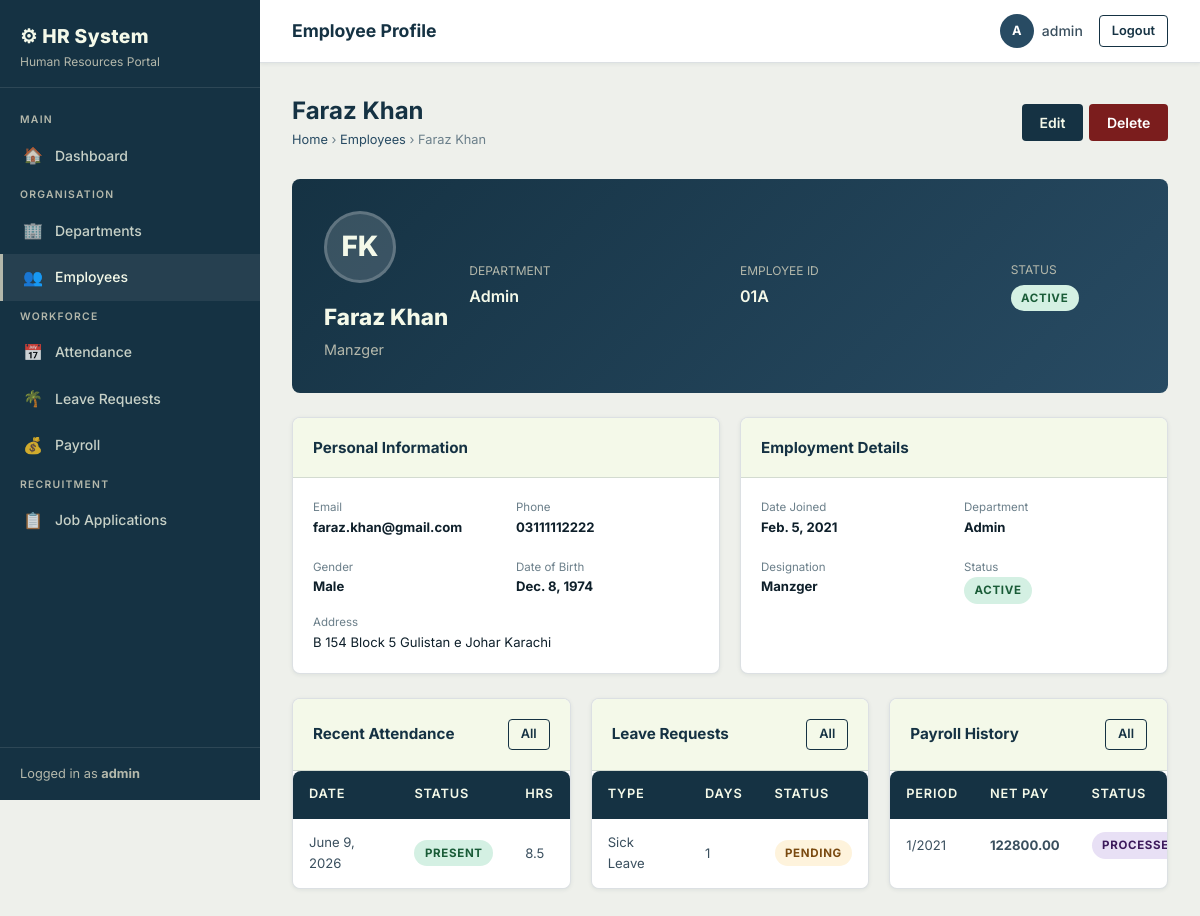
The page /employees/1/ (signed in) on the database as committed earlier.
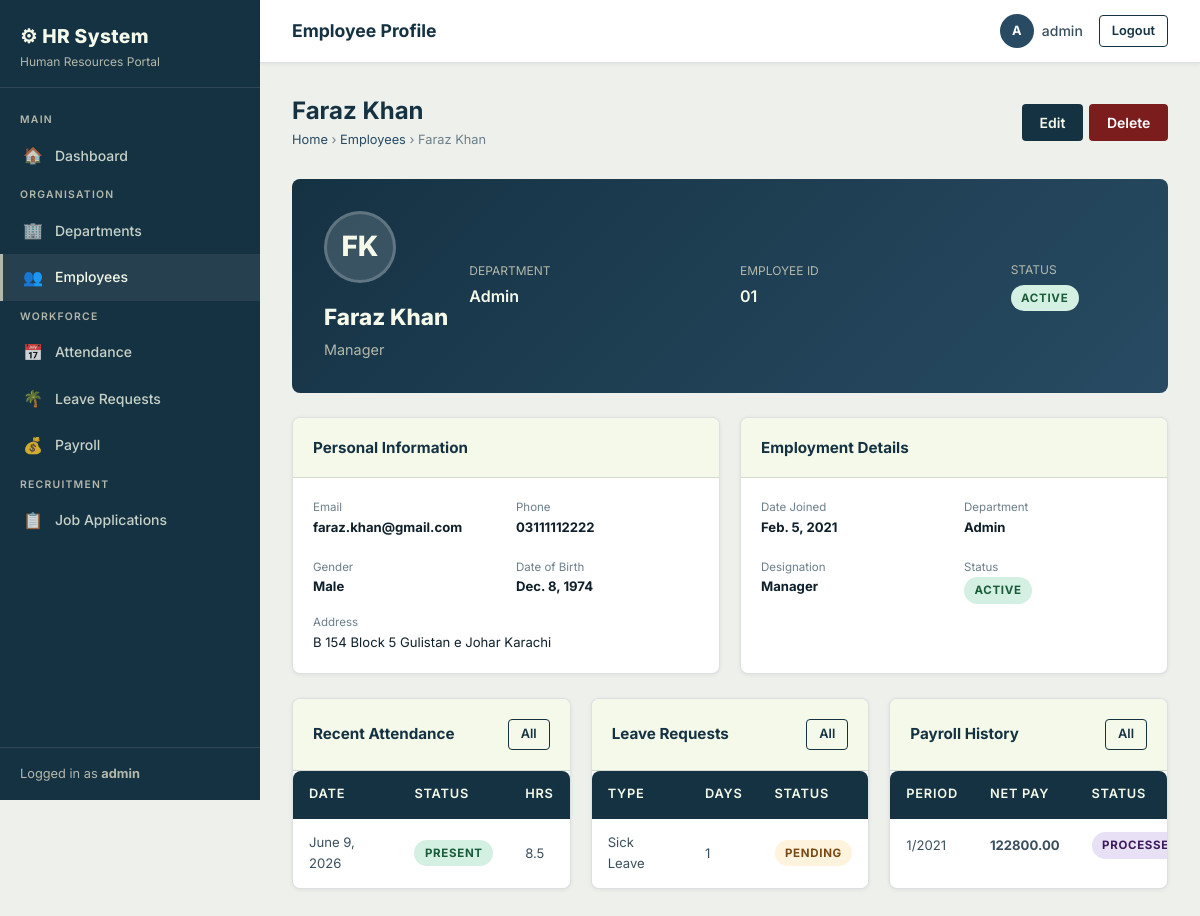
The same page on the database as committed later.
### employees/models.py (models this page shows, shortened)
class Employee(models.Model):
    GENDER_CHOICES = [('M', 'Male'), ('F', 'Female'), ('O', 'Other')]
    STATUS_CHOICES = [('active', 'Active'), ('inactive', 'Inactive'), ('on_leave', 'On Leave')]
    user = models.OneToOneField(User, on_delete=models.CASCADE, null=True, blank=True)
    employee_id = models.CharField(max_length=20, unique=True)
    first_name = models.CharField(max_length=100)
    last_name = models.CharField(max_length=100)
    email = models.EmailField(unique=True)
    phone = models.CharField(max_length=20, blank=True)
    gender = models.CharField(max_length=1, choices=GENDER_CHOICES, blank=True)
    date_of_birth = models.DateField(null=True, blank=True)
    address = models.TextField(blank=True)
    department = models.ForeignKey(Department, on_delete=models.SET_NULL, null=True, blank=True, related_name='employees')
    designation = models.CharField(max_length=100, blank=True)
    date_joined = models.DateField()
    status = models.CharField(max_length=10, choices=STATUS_CHOICES, default='active')
    created_at = models.DateTimeField(auto_now_add=True)
    def full_name(self):
        return f"{self.first_name} {self.last_name}"

class Department(models.Model):
    name = models.CharField(max_length=100)
    code = models.CharField(max_length=10, unique=True)
    description = models.TextField(blank=True)
    manager = models.ForeignKey(
        'Employee', null=True, blank=True,
        on_delete=models.SET_NULL, related_name='managed_departments'
    )
    created_at = models.DateTimeField(auto_now_add=True)

### employees/views.py (the view)
# urls.py: path('employees/<int:pk>/', views.employee_detail, name='employee_detail'),
@login_required
def employee_detail(request, pk):
    emp = get_object_or_404(Employee, pk=pk)
    attendance = emp.attendance_records.order_by('-date')[:10]
    leaves = emp.leave_requests.order_by('-applied_on')[:5]
    payrolls = emp.payrolls.order_by('-year', '-month')[:6]
    return render(request, 'employees/employee_detail.html', {
        'emp': emp, 'attendance': attendance, 'leaves': leaves, 'payrolls': payrolls
    })

### employees/models.py (called while the page is built)
    def hours_worked(self):
        if self.check_in and self.check_out:
            from datetime import datetime, date
            ci = datetime.combine(date.today(), self.check_in)
            co = datetime.combine(date.today(), self.check_out)
            diff = co - ci
            return round(diff.seconds / 3600, 2)
        return 0

    def total_days(self):
        return (self.end_date - self.start_date).days + 1

    def gross_salary(self):
        return (self.basic_salary + self.house_rent + self.medical_allowance +
                self.transport_allowance + self.other_allowances)

    def total_deductions(self):
        return self.tax_deduction + self.other_deductions

    def net_salary(self):
        return self.gross_salary() - self.total_deductions()

### employees/templates/employees/employee_detail.html (shortened to what the changed rows need)
{% extends 'employees/base.html' %}
{% block content %}
<div class="page-header">
  <div>
    <h2>{{ emp.full_name }}</h2>
    <div class="breadcrumb">
      <a href="{% url 'dashboard' %}">Home</a> ›
      <a href="{% url 'employee_list' %}">Employees</a> ›
      {{ emp.full_name }}
    </div>
  </div>
</div>
<div class="profile-header">
  <div class="row-7 grid-container" style="align-items:center;">
    <div class="grid-item">
      <div class="profile-avatar">{{ emp.first_name|first }}{{ emp.last_name|first }}</div>
      <div class="profile-name">{{ emp.full_name }}</div>
      <div class="profile-designation">{{ emp.designation|default:"Employee" }}</div>
    </div>
    <div class="grid-item">
      <div style="color:var(--sage); font-size:0.75rem; margin-bottom:0.25rem;">DEPARTMENT</div>
      <div style="color:var(--cream); font-weight:600;">{{ emp.department.name|default:"—" }}</div>
    </div>
    <div class="grid-item">
      <div style="color:var(--sage); font-size:0.75rem; margin-bottom:0.25rem;">EMPLOYEE ID</div>
      <div style="color:var(--cream); font-weight:600;">{{ emp.employee_id }}</div>
    </div>
    <div class="grid-item">
      <div style="color:var(--sage); font-size:0.75rem; margin-bottom:0.25rem;">STATUS</div>
      <span class="badge badge-{{ emp.status }}">{{ emp.get_status_display }}</span>
    </div>
  </div>
</div>
<div class="row-2 grid-container" style="margin-bottom:1.5rem;">
  <div class="grid-item card">
    <div class="card-body">
      <div class="row-2 grid-container">
        <div class="grid-item">
          <div class="text-xs text-muted">Email</div>
          <div class="text-sm fw-bold">{{ emp.email }}</div>
        </div>
        <div class="grid-item">
          <div class="text-xs text-muted">Phone</div>
          <div class="text-sm fw-bold">{{ emp.phone|default:"—" }}</div>
        </div>
        <div class="grid-item">
          <div class="text-xs text-muted">Gender</div>
          <div class="text-sm fw-bold">{{ emp.get_gender_display|default:"—" }}</div>
        </div>
        <div class="grid-item">
          <div class="text-xs text-muted">Date of Birth</div>
          <div class="text-sm fw-bold">{{ emp.date_of_birth|default:"—" }}</div>
        </div>
      </div>
      {% if emp.address %}
      <div style="margin-top:1rem;">
        <div class="text-xs text-muted">Address</div>
        <div class="text-sm">{{ emp.address }}</div>
      </div>
      {% endif %}
    </div>
  </div>
  <div class="grid-item card">
    <div class="card-body">
      <div class="row-2 grid-container">
        <div class="grid-item">
          <div class="text-xs text-muted">Date Joined</div>
          <div class="text-sm fw-bold">{{ emp.date_joined }}</div>
        </div>
        <div class="grid-item">
          <div class="text-xs text-muted">Department</div>
          <div class="text-sm fw-bold">{{ emp.department.name|default:"—" }}</div>
        </div>
        <div class="grid-item">
          <div class="text-xs text-muted">Designation</div>
          <div class="text-sm fw-bold">{{ emp.designation|default:"—" }}</div>
        </div>
        <div class="grid-item">
          <div class="text-xs text-muted">Status</div>
          <span class="badge badge-{{ emp.status }}">{{ emp.get_status_display }}</span>
        </div>
      </div>
    </div>
  </div>
</div>
<div class="row-3 grid-container">
  <div class="grid-item card">
    <div class="table-wrapper" style="border:none; box-shadow:none;">
      <table>
        <thead><tr><th>Date</th><th>Status</th><th>Hrs</th></tr></thead>
      </table>
    </div>
  </div>
  <div class="grid-item card">
    <div class="table-wrapper" style="border:none; box-shadow:none;">
      <table>
        <thead><tr><th>Type</th><th>Days</th><th>Status</th></tr></thead>
      </table>
    </div>
  </div>
  <div class="grid-item card">
    <div class="table-wrapper" style="border:none; box-shadow:none;">
      <table>
        <thead><tr><th>Period</th><th>Net Pay</th><th>Status</th></tr></thead>
      </table>
    </div>
  </div>
</div>
{% endblock %}

Rows that differ between the two databases and show on the page:
changed Employee "Faraz Khan": designation "Manzger" → "Manager"; employee_id "01A" → "01"
